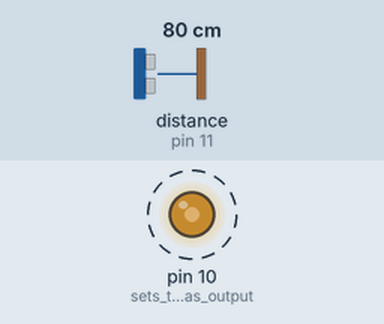
Recording of a sketch running on a simulated Arduino Uno, built with avr-gcc and run on an emulated ATmega328P. Shown: output pins drawn as LEDs (lit = HIGH). Dashed ring = blinking. The inputs (shaded band) are chosen by the test bench; at power-on: distance to the obstacle (sensor on pin 11) 80 cm. The echo pulse lasts 58.3 µs per cm; what the sketch prints to the serial monitor is not drawn.

Above: at 0.05 s.
Timing chart, 0 to 3.0 s (numbered marks = the images above):
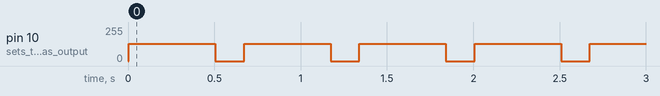

Measured:
- by itself, pin 10 (sets_the_pin_as_output): alternates 128/255 for 0.50 s and 0/255 for 0.17 s

The sketch:

ultrasonic2.ino
```cpp
// ---------------------------------------------------------------------------
// Example NewPing library sketch that does a ping about 20 times per second.
// ---------------------------------------------------------------------------

#include <NewPing.h>

#define TRIGGER_PIN  12  // Arduino pin tied to trigger pin on the ultrasonic sensor.
#define ECHO_PIN     11  // Arduino pin tied to echo pin on the ultrasonic sensor.
#define MAX_DISTANCE 500 // Maximum distance we want to ping for (in centimeters). Maximum sensor distance is rated at 400-500cm.

NewPing sonar(TRIGGER_PIN, ECHO_PIN, MAX_DISTANCE); // NewPing setup of pins and maximum distance.

void setup() {
  Serial.begin(115200); // Open serial monitor at 115200 baud to see ping results.
  pinMode(10, OUTPUT);   // sets the pin as output
}

void loop() {
  // 29ms should be the shortest delay between pings.
  unsigned int uS = sonar.ping(); // Send ping, get ping time in microseconds (uS).
  unsigned int distance = uS / US_ROUNDTRIP_CM;
  if(distance != 0){
    analogWrite(10,128);
    delay(500);
    digitalWrite(10, LOW);
    delay(distance * 2);

    Serial.print("Ping: ");
    Serial.print(distance); // Convert ping time to distance and print result (0 = outside set distance range, no ping echo)
    Serial.println("cm");
  }
}
```
